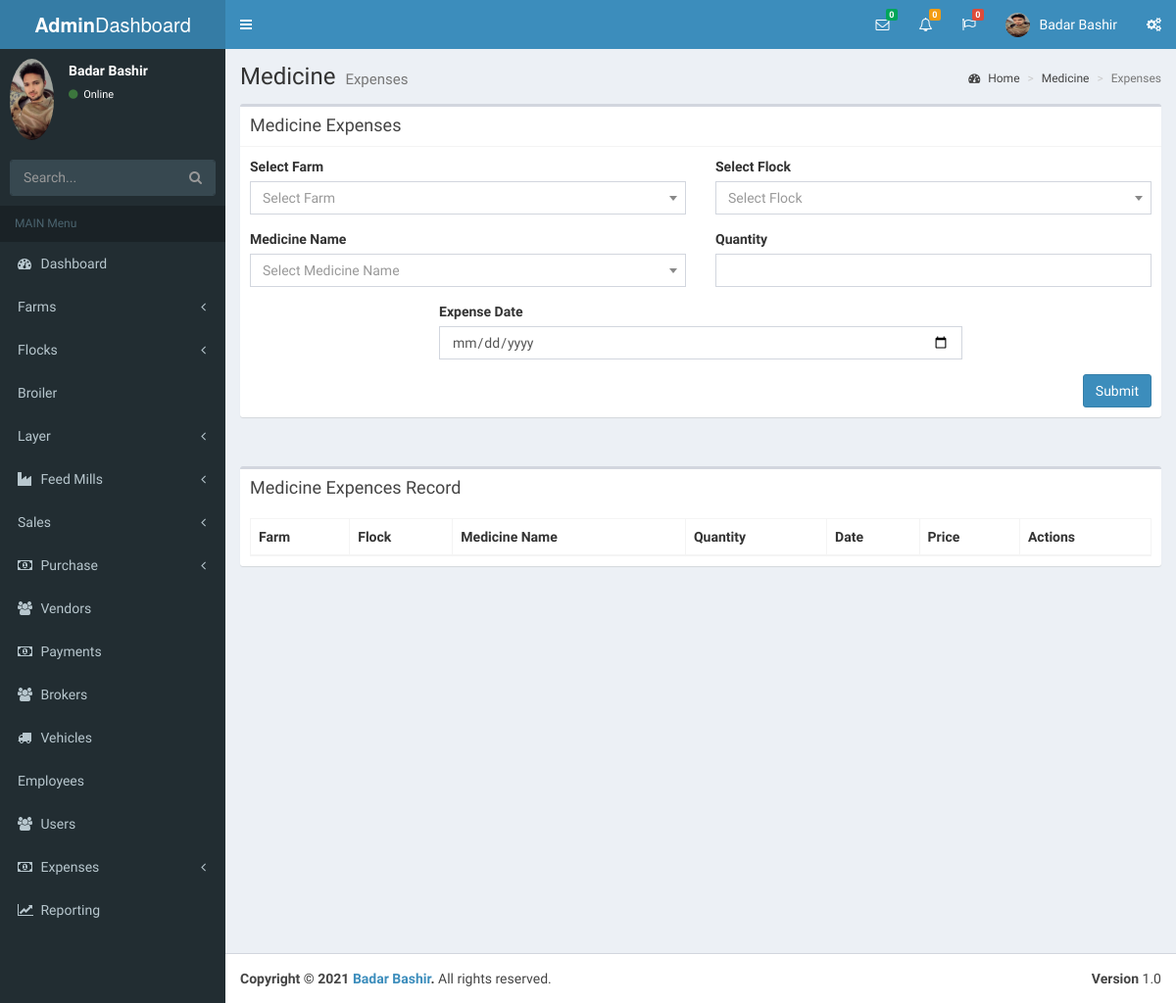
The app's page /medicine_exp.php (signed in), older data.
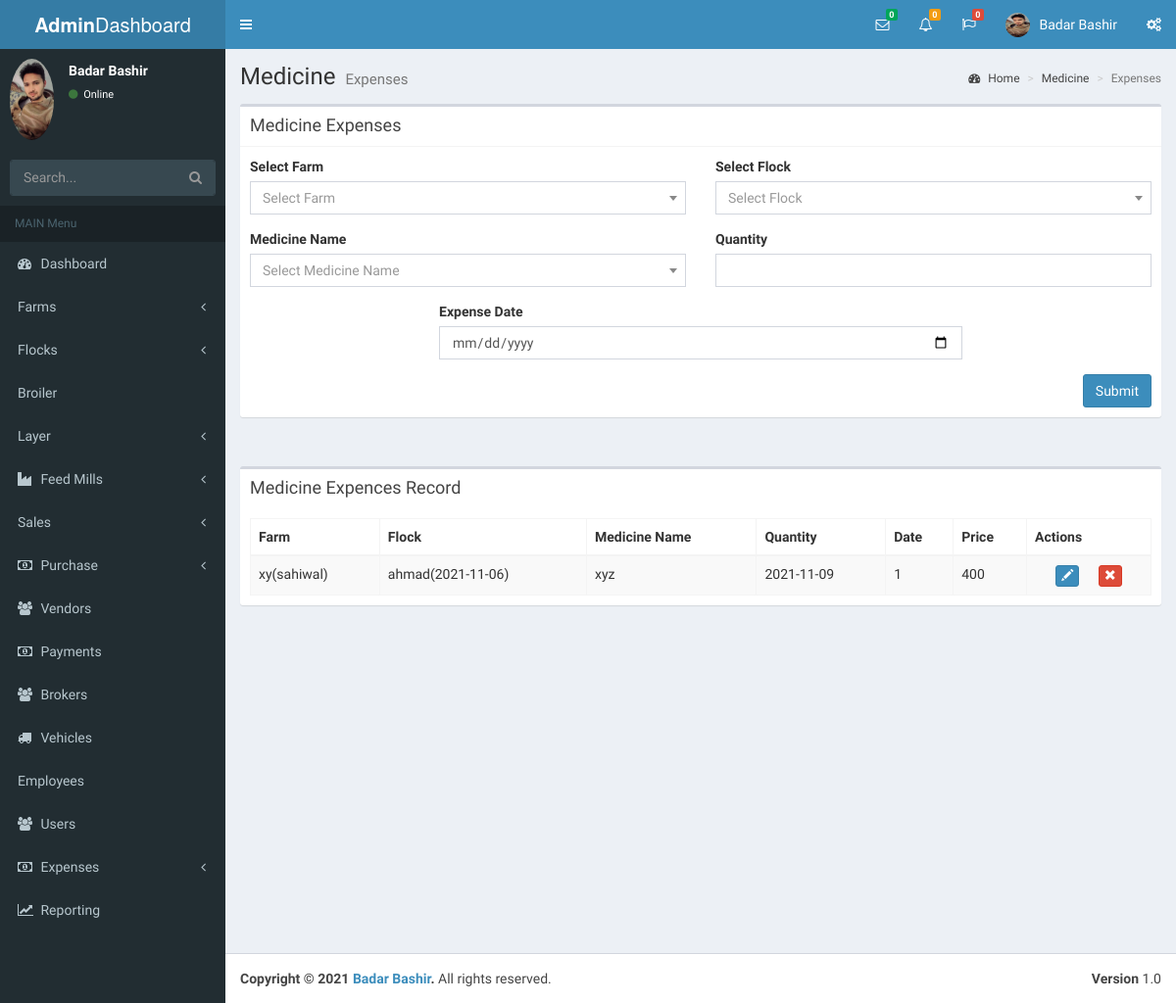
The same page, newer data.
### tables this page shows
CREATE TABLE `expences` (
  `id` int(11) NOT NULL,
  `Farm_id` varchar(150) NOT NULL,
  `flock_id` varchar(100) NOT NULL,
  `e_date` date NOT NULL,
  `e_name` varchar(100) NOT NULL,
  `sub_type` varchar(100) NOT NULL,
  `e_qnty` int(11) NOT NULL,
  `price` int(11) NOT NULL
);

### medicine_exp.php (the view, shortened to what the changed rows need)
<?php
 include("lib/DBConn.php");
?>
<!DOCTYPE html>
<html>
<head>
  <link rel='stylesheet' href='https://maxcdn.bootstrapcdn.com/bootstrap/3.3.6/css/bootstrap.min.css'>
<link rel='stylesheet' href='https://cdn.datatables.net/1.10.12/css/dataTables.bootstrap.min.css'>
<link rel='stylesheet' href='https://cdn.datatables.net/buttons/1.2.2/css/buttons.bootstrap.min.css'>
<link rel="stylesheet" href="plugins/datatables/style.css">
  <link rel="stylesheet" href="bootstrap/css/bootstrap.min.css">
  <link rel="stylesheet" href="https://cdnjs.cloudflare.com/ajax/libs/font-awesome/4.5.0/css/font-awesome.min.css">
  <link rel="stylesheet" href="https://cdnjs.cloudflare.com/ajax/libs/ionicons/2.0.1/css/ionicons.min.css">
  <link rel="stylesheet" href="plugins/daterangepicker/daterangepicker.css">
  <link rel="stylesheet" href="plugins/datepicker/datepicker3.css">
  <link rel="stylesheet" href="plugins/iCheck/all.css">
  <link rel="stylesheet" href="plugins/colorpicker/bootstrap-colorpicker.min.css">
  <link rel="stylesheet" href="plugins/timepicker/bootstrap-timepicker.min.css">
  <link rel="stylesheet" href="plugins/select2/select2.min.css">
  <link rel="stylesheet" href="dist/css/AdminLTE.min.css">
  <link rel="stylesheet" href="dist/css/skins/_all-skins.min.css">
</head>
<body class="hold-transition skin-blue sidebar-mini">
<div class="wrapper">
  <div class="content-wrapper">
    <section class="content-header">
      <h1>
        Medicine
        <small>Expenses</small>
      </h1>
    </section>
    <section class="content">
      <div class="row">
        <div class="col-xs-12">
          <div class="box">
            <div class="box-body" style="overflow: scroll;">
              <table id="example"class="table table-striped table-bordered" cellspacing="0" width="100%">
                <thead>
                <tr>
                  <th>Farm</th>
                  <th>Flock</th>
                  <th>Medicine Name</th>
                  <th>Quantity</th>
                  <th>Date</th>
                  <th>Price</th>
                  <th>Actions</th>
                </tr>
                </thead>
                <tbody>
                  <?php
                    $query = "SELECT * FROM expences WHERE e_name='Medicine' ";
                    $result = mysqli_query($conn,$query);
                      if ($result->num_rows > 0) {
                        while($row = mysqli_fetch_array($result))
                           {
                            ?>
                                  <tr>
                                  <td><?php echo $row['Farm_id']; ?></td>
                                  <td><?php echo $row['flock_id']; ?></td>
                                  <td><?php echo $row['sub_type']; ?></td>
                                  <td><?php echo $row['e_date']; ?></td>
                                  <td><?php echo $row['e_qnty']; ?></td>
                                  <td><?php echo $row['price']; ?></td>
                   <td>
                <button type="button" class="btn btn-primary btn-xs dt-edit" style="margin-right:16px;">
                    <span class="glyphicon glyphicon-pencil" aria-hidden="true"></span>
                </button>
                <button type="button" class="btn btn-danger btn-xs dt-delete">
                    <span class="glyphicon glyphicon-remove" aria-hidden="true"></span>
                </button>
            </td>
                </tr>
                <?php
                                                 }
                                                }
                                                    ?>
                </tbody>
              </table>
            </div>
          </div>
        </div>
      </div>
    </section>
</div>
</body>
</html>

Row changes from the older to the newer data that the page shows:
added expences: Farm "xy(sahiwal)", flock "ahmad(2021-11-06)", sub_type "xyz", e_date "2021-11-09", e_qnty "1", price "400"
